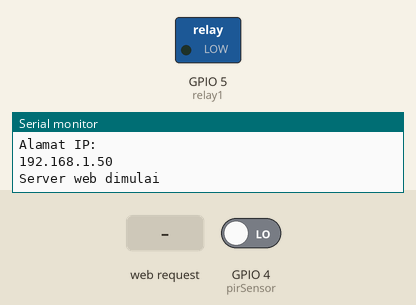
Recording of a sketch running on a simulated ESP8266 (NodeMCU). Parts: switched loads named in the sketch (green lamp = pin HIGH), the last lines printed to the serial monitor. The test bench sets the inputs (shaded band); at power-on: GPIO 4 (pirSensor) LOW. WiFi joins after 1.5 s; servers stay silent unless stated; storage starts empty.

Above: at 3.2 s.
3.3 s: GPIO 4 (pirSensor) driven HIGH
At 3.8 s:
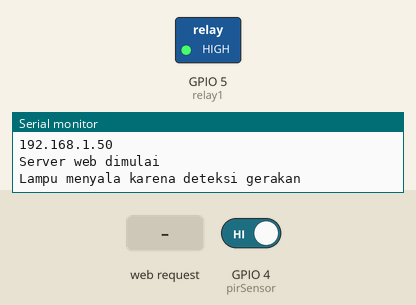
4.8 s: HTTP request GET /toggle received
Timing chart, 0 to 7.8 s (numbered marks = the images above; inputs shaded):
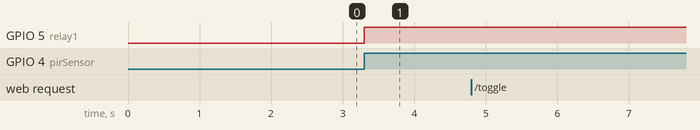

The sketch:

program_mikrokontroler_LampuPintar.ino
```cpp
#include <ESP8266WiFi.h>       // Library WiFi untuk ESP8266
#include <ESP8266WebServer.h>  // Library WebServer
#include <FS.h>                // Library untuk SPIFFS

// Konfigurasi WiFi
const char* ssid = "Galaxy A23 86BA";               // Nama jaringan WiFi
const char* password = "ggbt9894";     // Password WiFi

const int relay1 = 5;       // Pin untuk mengontrol lampu
const int pirSensor = 4;    // Pin untuk sensor PIR

unsigned long lampOnTime = 0;             // Waktu saat lampu menyala
const unsigned long lampDuration = 30000; // Durasi lampu menyala (30 detik)
bool lampStatus = false;                  // Status lampu (Mati = false, Menyala = true)

// Inisialisasi server web
ESP8266WebServer server(80);

void setup() {
  // Inisialisasi Serial
  Serial.begin(115200);

  pinMode(relay1, OUTPUT);
  pinMode(pirSensor, INPUT);
  digitalWrite(relay1, LOW);  // Lampu mati secara default

  // Inisialisasi SPIFFS
  if (!SPIFFS.begin()) {
    Serial.println("Gagal memulai SPIFFS");
    return;
  }
  Serial.println("SPIFFS berhasil dimulai");

  // Koneksi ke WiFi
  WiFi.begin(ssid, password);
  while (WiFi.status() != WL_CONNECTED) {
    delay(1000);
    Serial.println("Menghubungkan ke WiFi...");
  }
  Serial.println("Terhubung ke WiFi");
  Serial.println("Alamat IP: ");
  Serial.println(WiFi.localIP());

  // Menyediakan file HTML utama
  server.on("/", HTTP_GET, []() {
    File file = SPIFFS.open("/Lampupintar.html", "r");
    if (!file) {
      server.send(404, "text/plain", "File HTML tidak ditemukan!");
      return;
    }
    server.streamFile(file, "text/html");
    file.close();
  });

  // Menyediakan file CSS
  server.on("/style.css", HTTP_GET, []() {
    File file = SPIFFS.open("/style.css", "r");
    if (!file) {
      server.send(404, "text/plain", "File CSS tidak ditemukan!");
      return;
    }
    server.streamFile(file, "text/css");
    file.close();
  });

  // API untuk menyalakan/mematikan lampu secara manual
  server.on("/toggle", HTTP_GET, []() {
    lampStatus = !lampStatus;             // Ubah status lampu
    digitalWrite(relay1, lampStatus);     // Nyalakan/matikan lampu
    Serial.println(lampStatus ? "Lampu dinyalakan manual" : "Lampu dimatikan manual");
    server.send(200, "text/plain", lampStatus ? "ON" : "OFF");
  });

  // Memulai server web
  server.begin();
  Serial.println("Server web dimulai");
}

void loop() {
  // Periksa request server
  server.handleClient();

  // Deteksi gerakan PIR
  int pirStatus = digitalRead(pirSensor);
  if (pirStatus == HIGH) {
    // Jika sensor PIR mendeteksi gerakan
    if (!lampStatus) {
      lampStatus = true;
      lampOnTime = millis();            // Simpan waktu saat lampu dinyalakan
      digitalWrite(relay1, HIGH);       // Nyalakan lampu
      Serial.println("Lampu menyala karena deteksi gerakan");
    }
  }

  // Mematikan lampu jika waktu menyala sudah melebihi durasi
  if (lampStatus && (millis() - lampOnTime >= lampDuration)) {
    lampStatus = false;
    digitalWrite(relay1, LOW);          // Matikan lampu
    Serial.println("Lampu mati setelah durasi selesai");
  }
}
```

Measured:
- after the input at 3.3 s, GPIO 5 (relay1): LOW → HIGH at once
